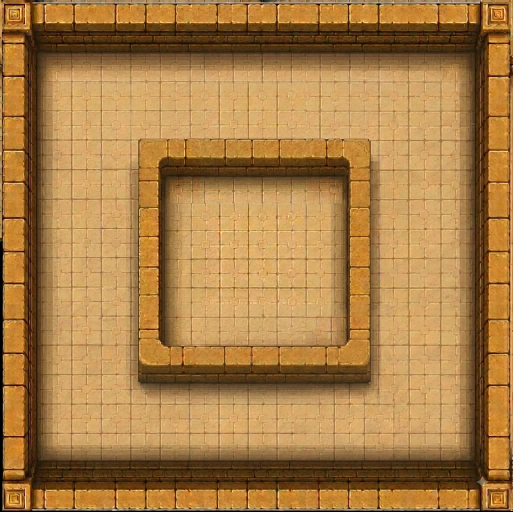
#> input picture dragonmaze/art/palace2.png, 1025 x 1024 px (shown at 1/2 size); its folder holds 5 pictures in this run
$ python slice_palace2.py
#> lines starting #> are read from the running program, lines starting #| are printed output that depends on the picture
### dragonmaze/tools/spritelib.py
"""Shared helpers for the sprite tools.

crop_frames.py (collage/panel sheets) and slice_grid.py (Nano Banana pose
grids) both write into assets/sprites/. The manifest lists whatever PNGs
are there, so the two tools never fight over who owns the SPRITES map --
each just writes its own strips and rebuilds the listing.
"""
from pathlib import Path


def _entries(root: Path, sub: str):
    d = root / "assets" / sub
    names = sorted(p.stem for p in d.glob("*.png")) if d.exists() else []
    return names, "\n".join(f"  '{n}': './assets/{sub}/{n}.png'," for n in names)


def write_manifest(root: Path):
    """Regenerate src/assets-manifest.js from assets/sprites/ (SPRITES) and
    assets/tiles/ (TILES). build.mjs inlines only the referenced ones."""
    snames, slines = _entries(root, "sprites")
    tnames, tlines = _entries(root, "tiles")
    manifest = root / "src" / "assets-manifest.js"
    manifest.write_text(
        "// GENERATED by tools/ (crop_frames.py, slice_grid.py, slice_tiles.py) — do not edit.\n"
        "// Lists every PNG in assets/sprites and assets/tiles; build.mjs inlines the\n"
        "// referenced ones as data URIs.\n"
        f"export const SPRITES = {{\n{slines}\n}};\n\n"
        f"export const TILES = {{\n{tlines}\n}};\n"
    )
    return manifest, len(snames) + len(tnames)

### dragonmaze/tools/slice_palace2.py
#!/usr/bin/env python3
"""Cut the palace theme out of `art/palace2.png` — the current palace cut.

Supersedes `slice_palace_hall.py` (and, before it, `slice_palace_room.py`). The
sheet is one finished room: an outer ring with carved corner caps, a cobbled
floor, and a free-standing square ring standing in the middle of it. That ring
is the whole reason to prefer this sheet — it draws every piece the thin-wall
vocabulary needs (two runs, four elbows) as real art rather than as a mirror of
something else.

Everything hangs off the floor's **59px pattern period** (measured, both axes: a
29.5px flagstone with a boss on every second joint). A map cell is **3 periods =
177px**, which puts the ring's wall band at ~38% of the finished 160px tile —
the same narrow-hall proportion the previous cut chose, and it keeps every floor
variant in phase so they tile without a seam.

**Nothing is mirrored.** The hall sheet was flat-lit and truncated, so its east
and south came from flipping its west and north. This sheet is lit from the
north and drawn in that shallow top-down box perspective where you see the
*inner* face of the north wall and the *outer* face of the south one. Flipping
either would put the light and the visible face on the wrong side, so all four
outer sides and all four ring corners are cut where they are drawn.

Two pieces the sheet has no art for are built:

- `palace-r-end-*` (termini) — the ring never ends, so each end is a ring corner
  with the arm it doesn't need painted out in floor. The kept arm is the same
  arm the matching run is cut from, so an end lines up with the run it caps.
- `palace-r-fill` (solid wall interior) — the ring is only ~40px thick, so
  there is no 177px square of pure brick. Built by stacking the outer wall's
  brick course, each course offset half a brick so it reads as bond, not stripes.

    python3 tools/slice_palace2.py [--contact] [--boxes]
"""
import argparse
import json
import sys
from pathlib import Path

import numpy as np
from PIL import Image, ImageChops, ImageDraw, ImageFilter

sys.path.insert(0, str(Path(__file__).parent))
from spritelib import write_manifest  # noqa: E402

ROOT = Path(__file__).resolve().parent.parent
SRC = ROOT / "art" / "palace2.png"
TILES = ROOT / "assets" / "tiles"
TAGS = ROOT / "data" / "tile-tags.json"

PERIOD = 59         # floor pattern period, measured by autocorrelation
CELL = 3 * PERIOD   # 177px source per map cell -> ring wall band is ~38% of it
T = 160             # output tile edge, matching every other geometry tile
H = CELL // 2

# The sheet's own frame. Every side ends in a dark rule — the wall's outer edge,
# plus a few pixels of letterboxing — and `palace-o-top` is not only the map's
# border: the autotiler hands it to any wall with floor below it, so that rule
# would draw a hairline across the top of every wall mass inside the room. Cut
# inside it, on the first row of brick.
EDGE = {"l": 7, "t": 8, "r": 1019, "b": 1018}

# --- where the art is, in source pixels ---------------------------------------
# Outer ring bands: north y 8-107, west x 5-85, south y 921-1017, east x 943-1020.
# The ring's arms, by the centre of each drawn band (top face + visible face):
RING_W, RING_E = 308, 717   # x centre of the west / east arm
RING_N, RING_S = 317, 730   # y centre of the north / south arm
CLEAR_X, CLEAR_Y = 500, 512  # a stretch of outer wall clear of the corner caps


def cell(cx, cy):
    """The CELL-sized source box centred on a point (CELL is odd; centre rounds)."""
    return (cx - H, cy - H, cx - H + CELL, cy - H + CELL)


def corner(x0, y0):
    """A CELL box anchored at a corner of the sheet (x0/y0 may be right/bottom)."""
    x = x0 if x0 < 500 else x0 - CELL
    y = y0 if y0 < 500 else y0 - CELL
    return (x, y, x + CELL, y + CELL)


# --- the outer ring -----------------------------------------------------------
# Anchored on the sheet's edge, so the tile is solid wall at its outer edge and
# floor at its inner one. Each side is cut where it is drawn (see the docstring).
OUTER = {
    "palace-o-top": (CLEAR_X - H, EDGE["t"], CLEAR_X + H, EDGE["t"] + CELL),
    "palace-o-bottom": (CLEAR_X - H, EDGE["b"] - CELL, CLEAR_X + H, EDGE["b"]),
    "palace-o-left": (EDGE["l"], CLEAR_Y - H, EDGE["l"] + CELL, CLEAR_Y + H),
    "palace-o-right": (EDGE["r"] - CELL, CLEAR_Y - H, EDGE["r"], CLEAR_Y + H),
    "palace-o-nw": corner(EDGE["l"], EDGE["t"]),
    "palace-o-ne": corner(EDGE["r"], EDGE["t"]),
    "palace-o-sw": corner(EDGE["l"], EDGE["b"]),
    "palace-o-se": corner(EDGE["r"], EDGE["b"]),
}

# --- the inner ring -----------------------------------------------------------
# Runs come from the middle of an arm; elbows from a corner, named for the two
# directions the wall CONTINUES (so the ring's NW corner, whose arms head east
# and south, is el-se).
INNER = {
    "palace-r-run-h": cell(CLEAR_X, RING_N),
    "palace-r-run-v": cell(RING_W, CLEAR_Y),
    "palace-r-el-se": cell(RING_W, RING_N),
    "palace-r-el-sw": cell(RING_E, RING_N),
    "palace-r-el-ne": cell(RING_W, RING_S),
    "palace-r-el-nw": cell(RING_E, RING_S),
}

# Thick-partition corners: the autotiler falls back to these when a bend is more
# than one cell thick. A thick corner presents the same brick face as a thin
# one, so they reuse the elbows.
INNER_ALIAS = {
    "palace-r-ci-nw": "palace-r-el-nw", "palace-r-ci-ne": "palace-r-el-ne",
    "palace-r-ci-sw": "palace-r-el-sw", "palace-r-ci-se": "palace-r-el-se",
}

# --- termini ------------------------------------------------------------------
# {name: (corner box, rects to paint out, where the floor comes from)}. The rects
# are source pixels and run past the arm to swallow its cast shadow. Two of them
# per end, because a corner is not a rectangle: the arm's brick TOP face and the
# darker face below it stop at different x (the face carries on behind the bend),
# so a single rect either bites a notch out of the corner or leaves a nub of the
# arm stuck to it. The pair traces the corner's own step.
#
# The floor painted in is the same sheet displaced by that vector, always a whole
# number of floor periods — so the flagstones land back on their own joints
# instead of showing a phase step around the patch.
ERASE = {
    # keep the north arm of the SW corner, lose the east arm
    "palace-r-end-n": (cell(RING_W, RING_S),
                       [(338, 630, 410, 692), (336, 692, 410, 830)], (-3 * PERIOD, 0)),
    # keep the south arm of the NW corner, lose the east arm
    "palace-r-end-s": (cell(RING_W, RING_N),
                       [(320, 220, 410, 330), (341, 220, 410, 415)], (-3 * PERIOD, 0)),
    # keep the east arm of the NW corner, lose the south arm
    "palace-r-end-e": (cell(RING_W, RING_N),
                       [(210, 330, 320, 415), (210, 352, 341, 415)], (3 * PERIOD, 4 * PERIOD)),
    # keep the west arm of the NE corner, lose the south arm
    "palace-r-end-w": (cell(RING_E, RING_N),
                       [(700, 330, 815, 415), (680, 352, 815, 415)], (-3 * PERIOD, 4 * PERIOD)),
}
FEATHER = 7

# The render left a pale diamond of a highlight sitting on the inside of the
# south-east corner. One speck on the source sheet, but `palace-o-se` is stamped
# at every south-east corner on the map, so it repeats. Same patch-and-feather
# treatment, taking the wall from one brick course higher up the same face.
REPAIR = {"palace-o-se": ([(946, 938, 976, 976)], (0, -64))}

# --- floor --------------------------------------------------------------------
# From inside the ring: the most evenly lit ground on the sheet, clear of the
# arms' shadows, and the only clean square of ground big enough to cut nine
# variants from. (The strips between ring and outer wall are wide enough for one
# column of crops only, and nine tiles cut from one column share their vertical
# structure — tiled, that reads as stripes down the map.)
#
# The floor inside the ring is drawn ~3% smaller than the ground outside it:
# a 28.7px flagstone against 29.5px. So the floor alone is cut on ITS period —
# six of its stones, 172px — and resampled to the tile like everything else.
# Cut on the theme's 177px cell instead, each tile would end a fifth of a stone
# short and the joints would step sideways at every tile edge. Origin and step
# both land on a joint, two stones apart, which keeps the bosses in phase.
FLOOR_CELL = 172
FLOOR_STEP = 57
FLOOR_ORIGIN = (382, 404)
FLOOR_OFFSETS = [(i * FLOOR_STEP, j * FLOOR_STEP) for j in range(3) for i in range(3)]

# --- solid fill ---------------------------------------------------------------
FILL_COURSE = (150, 10, 150 + CELL, 55)   # one brick course of the north wall


def paint_out(im, box, rects, shift):
    """A tile with one arm replaced by floor, feathered in over its shadow.

    The mask is drawn in tile space, blurred, and then the rects are stamped
    back in at full strength. So the patch is opaque everywhere the arm was —
    a plain blur leaves the arm's dark face showing through at half strength
    right along the joint, which reads as a smear — while still fading out into
    the ground beyond it. Where a rect runs off the tile it is drawn past the
    edge as well: PIL's blur replicates the border, so those sides stay opaque.
    """
    tile = im.crop(box).copy()
    ox, oy = box[0], box[1]
    over = 3 * FEATHER
    hard = Image.new("L", tile.size, 0)
    d = ImageDraw.Draw(hard)
    for rect in rects:
        x0, y0, x1, y1 = rect[0] - ox, rect[1] - oy, rect[2] - ox, rect[3] - oy
        d.rectangle([x0 if x0 > 0 else -over, y0 if y0 > 0 else -over,
                     x1 if x1 < CELL else CELL + over, y1 if y1 < CELL else CELL + over], fill=255)
    mask = ImageChops.lighter(hard, hard.filter(ImageFilter.GaussianBlur(FEATHER)))
    patch = im.crop((ox + shift[0], oy + shift[1], ox + shift[0] + CELL, oy + shift[1] + CELL))
    tile.paste(level(patch, tile), (0, 0), mask)
    return tile


def level(patch, tile):
    """Scale the patch's floor to the brightness of the floor it is landing in.

    The room is lit unevenly enough that ground borrowed from the far side of it
    arrives a few percent off, and a hard-edged mask turns that into a visible
    rectangle on the finished tile. Matching the two means makes the patch
    disappear into its surroundings. Only ground is compared — brick in either
    image would drag the gain — and the correction is capped, so a bad pairing
    can't blow the patch out.
    """
    def ground(img):
        a = np.asarray(img).astype(float)
        mx, mn = a.max(2), a.min(2)
        sat = np.where(mx > 0, (mx - mn) / np.maximum(mx, 1), 0)
        keep = (sat < 0.6) & (mx > 60)          # brick sits well above 0.63
        return a[keep].mean(0) if keep.sum() > 500 else a.reshape(-1, 3).mean(0)

    gain = np.clip(ground(tile) / np.maximum(ground(patch), 1), 0.85, 1.18)
    out = np.clip(np.asarray(patch).astype(float) * gain, 0, 255).astype("uint8")
    return Image.fromarray(out)


def flatten(img, target):
    """Divide a floor crop by its own lighting, then set it to a common level.

    Cut as they are, the nine floor variants each keep the patch of room light
    they were lifted from — one corner a little warmer, one edge a little
    shaded. Tiled across a map that reads as a quilt of slightly different
    squares, which is far more obvious than the flagstones repeating. Fitting a
    quadratic surface to the crop's luminance and dividing it out removes the
    gradient and leaves the stonework; scaling to a shared target removes the
    step between tiles. (A blur can't do this job: near the border it has only
    the border to average, so it leaves a bright rim exactly where two tiles
    meet — the one place the eye is looking.)
    """
    a = np.asarray(img).astype(float)
    lum = a.mean(2)
    h, w = lum.shape
    yy, xx = np.mgrid[0:h, 0:w] / max(h - 1, 1)
    basis = np.stack([np.ones_like(xx), xx, yy, xx * xx, xx * yy, yy * yy], -1).reshape(-1, 6)
    coef, *_ = np.linalg.lstsq(basis, lum.reshape(-1), rcond=None)
    fit = (basis @ coef).reshape(h, w)
    a *= (fit.mean() / np.maximum(fit, 1))[..., None]
    a *= target / max(a.mean(), 1)
    return Image.fromarray(np.clip(a, 0, 255).astype("uint8"))


def solid_fill(im):
    """Stack one brick course into a full tile, offset half a brick per row."""
    course = im.crop(FILL_COURSE)
    cw, ch = course.size
    out = Image.new("RGB", (CELL, CELL))
    for i, y in enumerate(range(0, CELL, ch)):
        row = Image.new("RGB", (CELL, ch))
        dx = -(cw // 6) * (i % 2)          # half a 60px brick
        row.paste(course, (dx, 0))
        row.paste(course, (dx + cw, 0))
        out.paste(row, (0, y))
    return out


def main():
    ap = argparse.ArgumentParser()
    ap.add_argument("--contact", action="store_true", help="write a contact sheet to review")
    ap.add_argument("--boxes", action="store_true", help="write the sheet with every box drawn on it")
    args = ap.parse_args()

    im = Image.open(SRC).convert("RGB")
    TILES.mkdir(parents=True, exist_ok=True)
    tags = json.loads(TAGS.read_text()) if TAGS.exists() else {}
    cut, boxes = {}, {}

    def keep(name, img, role, tag, **extra):
        img = img.resize((T, T), Image.LANCZOS)
        cut[name] = img
        img.save(TILES / f"{name}.png")
        tags[name] = {"tags": [tag], "sheet": SRC.name, "role": role, **extra}

    def take(name, box, role, tag):
        boxes[name] = box
        img = paint_out(im, box, *REPAIR[name]) if name in REPAIR else im.crop(box)
        keep(name, img, role, tag,
             box=[box[0], box[1], box[2] - box[0], box[3] - box[1]])

    for name, box in OUTER.items():
        take(name, box, "wall", "wall")
#> this loop made 8 passes
    for name, box in INNER.items():
        take(name, box, "wall", "wall")
    for name, (box, rects, shift) in ERASE.items():
        boxes[name] = box
        keep(name, paint_out(im, box, rects, shift), "wall", "wall",
             box=[box[0], box[1], box[2] - box[0], box[3] - box[1]],
             painted=[list(r) for r in rects])
#> this loop made 4 passes
#> pass 1, in paint_out (call 2), `patch = im.crop((ox + shift[0], oy + shift[1], ox + shift[0] + CELL, o..`:
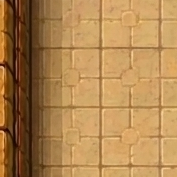
#> patch: PIL image 177x177 RGB; mean R, G, B 176.1, 133.1, 80.3
#> after the loop, boxes = 18 items
    crops = [im.crop((FLOOR_ORIGIN[0] + dx, FLOOR_ORIGIN[1] + dy,
                      FLOOR_ORIGIN[0] + dx + FLOOR_CELL, FLOOR_ORIGIN[1] + dy + FLOOR_CELL))
             for dx, dy in FLOOR_OFFSETS]
#> crops = 9 items
    level_to = sum(np.asarray(c).mean() for c in crops) / len(crops)
#> level_to = 161.6
    for i, ((dx, dy), crop) in enumerate(zip(FLOOR_OFFSETS, crops)):
        x, y = FLOOR_ORIGIN[0] + dx, FLOOR_ORIGIN[1] + dy
        name = f"palace-r-floor-{chr(ord('a') + i)}"
        boxes[name] = (x, y, x + FLOOR_CELL, y + FLOOR_CELL)
        keep(name, flatten(crop, level_to), "floor", "floor",
             box=[x, y, FLOOR_CELL, FLOOR_CELL], flattened=True)
#> this loop made 9 passes
#> (dx, dy, x, y, coef in flatten) on passes 1 to 8: (0, 0, 382, 404, [158.7, 15.46, 6.41, -13.77, 3.9, -10.53]), (57, 0, 439, 404, [160.8, 1.51, 13, 1.46, -2.74, -13.82]), (114, 0, 496, 404, [157.1, 29.54, 11.2, -34.7, 0.8, -13.4]), (0, 57, 382, 461, [161.4, 18.29, -19.13, -14.31, -1.54, 19.63]), (57, 57, 439, 461, [165.3, 1.69, -17.2, 2.11, -4.45, 18.3]), (114, 57, 496, 461, [162.5, 26.08, -19.27, -31.79, 3.43, 16.9]), (0, 114, 382, 518, [152, 19.69, 31.5, -12.53, -11.08, -31.18]), (57, 114, 439, 518, [159.2, -1.75, 24.08, 2.76, -0.793, -31.07])
#> pass 1, in flatten, `lum = a.mean(2)`:
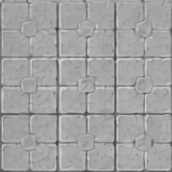
#> lum: shape (172, 172) float64; min 55, max 213.7, mean 162.4
#> pass 1, in flatten, `yy, xx = np.mgrid[0:h, 0:w] / max(h - 1, 1)`:
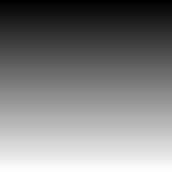
#> yy: shape (172, 172) float64; min 0, max 1, mean 0.5
#> pass 1, in flatten, `yy, xx = np.mgrid[0:h, 0:w] / max(h - 1, 1)`:
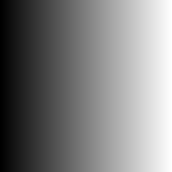
#> xx: shape (172, 172) float64; min 0, max 1, mean 0.5
#> after the loop, boxes = 27 items
    keep("palace-r-fill", solid_fill(im), "wall", "wall", built_from=list(FILL_COURSE))
#> in solid_fill, `out = Image.new("RGB", (CELL, CELL))`: out: PIL image 177x177 RGB; every value is 0
#> after the loop in solid_fill, `for i, y in enumerate(range(0, CELL, ch)):`:
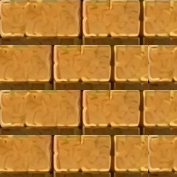
#> out: PIL image 177x177 RGB; mean R, G, B 182.7, 123.7, 48.8

    for name, src in INNER_ALIAS.items():
        cut[name] = cut[src]
        cut[src].save(TILES / f"{name}.png")
        tags[name] = {"tags": ["wall"], "sheet": SRC.name, "from": src, "role": "wall"}
#> this loop made 4 passes
#> pass 1, in main, `cut[src].save(TILES / f"{name}.png")`:
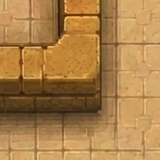
#> saved as palace-r-ci-nw.png: PIL image 160x160 RGB; mean R, G, B 171.8, 128.3, 73.5
#> pass 2, in main, `cut[src].save(TILES / f"{name}.png")`:
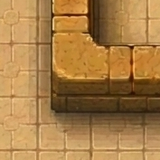
#> saved as palace-r-ci-ne.png: PIL image 160x160 RGB; mean R, G, B 168.1, 125.5, 70.9
#> after the loop, cut = 32 items; tags = 32 items

    TAGS.write_text(json.dumps(tags, indent=2, sort_keys=True) + "\n")
    band = 71  # the ring's drawn wall band, north arm
    print(f"{len(cut)} tiles from {SRC.name} "
          f"(cell {CELL}px = 3x{PERIOD} floor period -> {T}px; wall band ~{round(band * T / CELL)}px = {round(100 * band / CELL)}%)")
#| 32 tiles from palace2.png (cell 177px = 3x59 floor period -> 160px; wall band ~64px = 40%)

    if args.boxes:
        over = im.copy()
        d = ImageDraw.Draw(over)
        for name, box in boxes.items():
            d.rectangle(box, outline=(255, 0, 255), width=3)
            d.text((box[0] + 6, box[1] + 6), name.replace("palace-", ""), fill=(255, 0, 255))
        out = ROOT / "docs" / "palace2-boxes.png"
        over.save(out)
        print(f"boxes -> {out.relative_to(ROOT)}")

    if args.contact:
        names = sorted(cut)
        cols, rows = 6, (len(cut) + 5) // 6
        sheet = Image.new("RGB", (cols * (T + 6), rows * (T + 20)), (22, 18, 28))
        d = ImageDraw.Draw(sheet)
        for i, name in enumerate(names):
            x, y = (i % cols) * (T + 6), (i // cols) * (T + 20)
            sheet.paste(cut[name], (x + 3, y + 16))
            d.text((x + 4, y + 3), name.replace("palace-", ""), fill=(220, 214, 230))
        out = ROOT / "docs" / "palace2-tiles.png"
        sheet.save(out)
        print(f"contact sheet -> {out.relative_to(ROOT)}")

    manifest, count = write_manifest(ROOT)
    print(f"{manifest.relative_to(ROOT)}: {count} assets")


if __name__ == "__main__":
    main()
